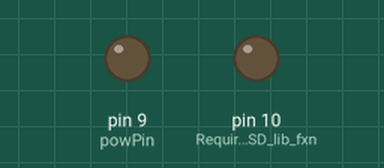
The sketch below on a simulated Arduino Uno, built with avr-gcc and run on an emulated ATmega328P. On the bench: output pins drawn as LEDs (lit = HIGH). Storage starts empty; the modem accepts every AT command (registered, SIM ready, sends succeed) and sends nothing else; what the sketch prints to the serial monitor is not drawn.

Above: at 0.01 s.
Timing chart, 0 to 2.1 s (numbered marks = the images above):
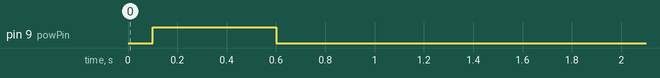

The sketch:

MERGE_AggregateData_ATTEMPT_11814_1124pm.ino
```cpp
#include <SoftwareSerial.h>
#include <SD.h>

#define rxPin 7
#define txPin 8
#define powPin 9
#define chipSelect 10

SoftwareSerial gprsSerial(rxPin, txPin);

unsigned long currTimer = 0;
unsigned long prevTimer = 0;
unsigned long lapTimer = 0;
const unsigned long interval = 30000;

const int aggIntervalMin = 10;
const unsigned long aggIntervalMillis = aggIntervalMin * 60000;

String rawDateTime;
String year;
String month;
String day;
int yearInt = 0;
int monthInt = 0;
int dayInt = 0;
String dateString;
String hour;
String minute;
String second;
String hour12;
String timeString;
String dateLongString;
String time12hrString;
String fullDataString;

int h2oLevel = 0;
int h2oLastLevel = 0;
const int h2oChangeTrigger = 10;
int h2oAmtCons = 0;

void setup() {
  pinMode(rxPin, INPUT);
  pinMode(txPin, OUTPUT);
  pinMode(powPin, OUTPUT);
  pinMode(10, OUTPUT);  // Required for SD lib fxn

  Serial.begin(19200);
  gprsSerial.begin(19200);

  powerUp();
  gprsBootLoop();
  clearStrings();
  delay(2000);

  Serial.println("Welcome to MyStall.");
  Serial.println();
  delay(2000);

  getDateTime();
  delay(1000);
  dateLongConst();
  delay(1000);
  time12hrConst();
  delay(1000);

  Serial.println(dateString);
  delay(100);
  Serial.println(timeString);
  delay(100);
  Serial.println(hour);
  delay(100);
  Serial.println(hour12);
  delay(100);
  Serial.println(minute);
  delay(100);
  Serial.println(second);
  delay(100);
  Serial.println();

  Serial.print("It is currently ");
  Serial.print(time12hrString);
  Serial.print(", ");
  Serial.print(dateLongString);
  Serial.println(".");
  Serial.println();

  h2oLevelRead();
  h2oLastLevel = h2oLevel;

  if (!SD.begin(chipSelect)) {
    Serial.println("Card failed, or not present.");
    return;
  }
  Serial.println("SD card initialized.");
  Serial.println();
}

void loop() {
  currTimer = millis();
  lapTimer = currTimer;
  int elapTimer = currTimer - lapTimer;
  while(elapTimer < aggIntervalMillis) {
    currTimer = millis();
    elapTimer = currTimer - lapTimer;
    int intervalTimer = currTimer - prevTimer;
    if(elapTimer < interval) {
      if(abs(h2oLevel - h2oLastLevel) <= h2oChangeTrigger) {
        int nextWrite = (interval - elapTimer) / 1000;
        Serial.print("Next measurement in ");
        Serial.print(nextWrite);
        Serial.println(" seconds.");
        Serial.println();
      }
      else {
        Serial.println("Water level change >5% detected. Reading again to confirm.");
        delay(5000);
        h2oLevelRead();
        if(abs(h2oLevel - h2oLastLevel) >= h2oChangeTrigger) {
          Serial.println("Change confirmed. Writing to SD card.");
          h2oWriteSD();
          prevTimer = currTimer;
        }
        else {
          Serial.println("Detected change was a false-positive.");
          Serial.println();
        }
      }
    }
    else {
      h2oWriteSD();
      prevTimer = currTimer;
    }
  }
  delay(2000);
}

// Software start-up function for GPRS shield
void powerUp() {
  digitalWrite(powPin, LOW);
  delay(100);
  digitalWrite(powPin, HIGH);
  delay(500);
  digitalWrite(powPin, LOW);
  delay(100);
}

void gprsBootLoop() {
  Serial.print("Initializing GPRS...");
  while(dateString == 0) {
    getDateTime();
    delay(1000);
  }
  Serial.println("GPRS ready.");
  Serial.println();
}

void clearStrings() {
  dateString = "";
  timeString = "";
  fullDataString = "";
}

void concatStrings() {
  fullDataString += dateString;
  fullDataString += ",";
  fullDataString += timeString;
  fullDataString += ",";
  fullDataString += h2oLevel;
}

void getDateTime() {
  year = "";
  month = "";
  day = "";
  gprsSerial.println("AT+CCLK?");  // Request date and time from GPRS
  if(gprsSerial.available()) {  // If data is coming from GPRS
    while(gprsSerial.available()) {  // Read the data into string from incoming bytes while they're available
      char c = gprsSerial.read();  // Read each byte sent, one at a time, into storage variable
      rawDateTime += c;  // Add character to the end of the data string to be written to SD later
    }
    for(int y = 8; y < 10; y++) {
      year += String(rawDateTime.charAt(y));
      yearInt = year.toInt();
    }
    for(int mo = 11; mo < 13; mo++) {
      month += String(rawDateTime.charAt(mo));
      monthInt = month.toInt();
    }
    for(int d = 14; d < 16; d++) {
      day += String(rawDateTime.charAt(d));
      dayInt = day.toInt();
    }
    for(int t = 17; t < 25; t++)
      timeString += String(rawDateTime.charAt(t));

    dateString += String(month);
    dateString += "/";
    dateString += String(day);
    dateString += "/";
    dateString += String(year);
  }
  rawDateTime = "";
}

void time12hrConst() {
  hour = "";
  minute = "";
  second = "";
  hour12 = "";

  for(int h = 0; h < 2; h++)
    hour += String(timeString.charAt(h));
  for(int mi = 3; mi < 5; mi++)
    minute += String(timeString.charAt(mi));
  for(int s = 6; s < 8; s++)
    second += String(timeString.charAt(s));

  if(hour.toInt() > 12) {
    hour12 += String(hour.toInt() - 12);
    time12hrString += String(hour12);
    time12hrString += ":";
    time12hrString += String(minute);
    time12hrString += "pm";
  }
  else {
    hour12 += String(hour.toInt());
    time12hrString += hour12;
    time12hrString += ":";
    time12hrString += minute;
    time12hrString += "am";
  }
}

void dateLongConst() {
  String yearLong = "";
  String monthLong = "";
  String dayLong = "";
  dateLongString = "";
  // Format year
  yearLong += "20";  // Add leading "20" to form long form of date
  yearLong += String(year);  // Append short date parsed from gprs data

  // Format day
  dayLong += String(dayInt);  // Convert to integer function removes and leading 0's

  // Format month
  switch(monthInt)  // Convert to integer and use switch case to convert month number to long form
  {
  case 0:
    return;
  case 1:
    monthLong += "January";
    break;
  case 2:
    monthLong += "February";
    break;
  case 3:
    monthLong += "March";
    break;
  case 4:
    monthLong += "April";
    break;
  case 5:
    monthLong += "May";
    break;
  case 6:
    monthLong += "June";
    break;
  case 7:
    monthLong += "July";
    break;
  case 8:
    monthLong += "August";
    break;
  case 9:
    monthLong += "September";
    break;
  case 10:
    monthLong += "October";
    break;
  case 11:
    monthLong += "November";
    break;
  case 12:
    monthLong += "December";
    break;
  }
  // Concatenate strings to form full long date
  dateLongString += String(monthLong);
  dateLongString += " ";
  dateLongString += String(dayLong);
  dateLongString += ", ";
  dateLongString += String(yearLong);
}

void h2oLevelRead() {
  int h2oReadVal = analogRead(A0);
  h2oLevel = h2oReadVal / 9.22;  // Divide by (MaximumPossibleReading / 100) for 0-100 scale
}

void h2oWriteSD() {
  getDateTime();
  concatStrings();
  sdWriteData();
  Serial.println();
  clearStrings();
  h2oLastLevel = h2oLevel;
}

void sdWriteData() {
  File dataFile = SD.open("NEWESTDATA.TXT", FILE_WRITE);  // Open data file, with full privileges, for writing
  if(dataFile) {  // If file on SD card is opened successfully
    dataFile.println(fullDataString);  // Print dataString to it
    dataFile.close();  // Close the data file and proceed
    Serial.println(fullDataString);
  }
  else {
    Serial.println("Error opening file while attempting to write to SD.");  // If data file can't be opened, produce an error message
  }
}

void h2oAmtConsSince() {
}
```
